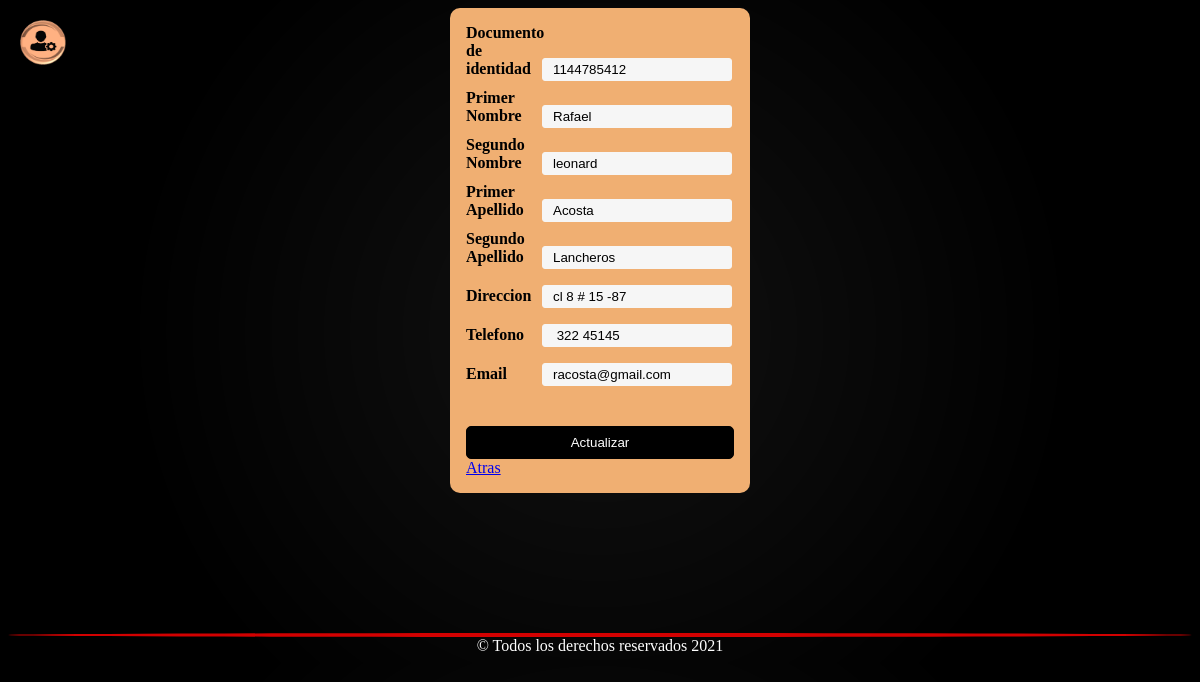
/Editar_Actualizar_Cliente.php?cliente=2, run on the app's committed database.
### tables this page shows
CREATE TABLE `tbcliente` (
  `Cli_ID_Cliente` int(15) NOT NULL,
  `Cli_Cedula` int(14) NOT NULL,
  `Cli_P_Nombre` varchar(30) NOT NULL,
  `Cli_S_Nombre` varchar(30) NOT NULL,
  `Cli_P_Apellido` varchar(30) NOT NULL,
  `Cli_S_Apellido` varchar(30) NOT NULL,
  `Cli_Direccion` varchar(50) NOT NULL,
  `Cli_Telefono` varchar(10) NOT NULL,
  `Cli_Correo` varchar(50) NOT NULL
);

### Editar_Actualizar_Cliente.php (the view, shortened to what this page needs)
<!DOCTYPE html>
<html lang="en">
<head>
    <link rel="stylesheet" href="css/estilos_Crear_usu.css">
</head>
<body>
    <?php
    if (isset($_GET['cliente'])) {
        include "includes/conexion_general.php";
        $id = $_GET['cliente'];
        $sql = "SELECT * FROM tbcliente WHERE Cli_ID_Cliente=$id";
        $result = mysqli_query($conn, $sql);
        if (mysqli_num_rows($result) > 0) {
            $row = mysqli_fetch_assoc($result);
            $cedula = $row["Cli_Cedula"];
            $nombre1 = $row["Cli_P_Nombre"];
            $nombre2 = $row["Cli_S_Nombre"];
            $apellido1 = $row["Cli_P_Apellido"];
            $apellido2 = $row["Cli_S_Apellido"];
            $direccion = $row["Cli_Direccion"];
            $telefono = $row["Cli_Telefono"];
            $correo = $row["Cli_Correo"];
        } else {
            $mensaje = "0 results";
        }
    }
    ?>
    <img class="img" src="Imag/admin naranja.png" all="">
    <form action="#" target="" method="POST" name="formDatosPersonales">
        <label for="Documento de identidad">Documento de identidad</label>
        <input value="<?php
                        echo $cedula;
                        ?>" type="text" name="Cli_Cedula" id="Documento de identidad" placeholder="Documento de identidad" required />
        <label for="Primer Nombre">Primer Nombre </label>
        <input value="<?php
                        echo $nombre1;
                        ?>" type="text" name="Cli_P_Nombre" id="nombre" placeholder="Escribe tu primer nombre" required />
        <label for="Segundo Nombre">Segundo Nombre</label>
        <input value="<?php
                        echo $nombre2;
                        ?>" type="text" name="Cli_S_Nombre" id="nombre" placeholder="Escribe tu segundo nombre" />
        <label for="Primer Apellidoo">Primer Apellido</label>
        <input value="<?php
                        echo $apellido1;
                        ?>" type="text" name="Cli_P_Apellido" id="apellidos" placeholder="1er Apellido" required />
        <label for="Segundo Apellido">Segundo Apellido</label>
        <input value="<?php
                        echo $apellido2;
                        ?>" type="text" name="Cli_S_Apellido" id="apellidos" placeholder="2do Apellido" />
        <label for="Direccion">Direccion</label>
        <input value="<?php
                        echo $direccion;
                        ?>" type="text" name="Cli_Direccion" id="Direccion" placeholder="Direccion" required />
        <label for="Telefono">Telefono</label>
        <input value="<?php
                        echo $telefono;
                        ?>" type="text" name="Cli_Telefono" id="Telefono" placeholder="Telefono" required />
        <label for="email">Email</label>
        <input value="<?php
                        echo $correo;
                        ?>" type="email" name="Cli_Correo" id="email" placeholder="email" required />
        <input type="submit" name="enviar" value="Actualizar" />
        <a href="Modulo_Clientes.php">Atras</a>
    </form>
    <div class="linea border border-dark">-</div>
</body>
<div class="footer" <center>
    <footer>© Todos los derechos reservados 2021</footer>
</div>
</html>

### css/estilos_Crear_usu.css (style rules this page uses)
body { background: rgb(14,14,14); background: radial-gradient(circle, rgba(14,14,14,0.8211659663865546) 0%, rgba(0,0,0,0.927608543417367) 0%, rgba(0,0,0,1) 69%); }
.img { padding: 5px; margin: 5px; border: 2px solid black; float: left; width: 60px; }
.footer { text-decoration: none; color: white; text-align:center; }
* { box-sizing:border-box; }
form { width:300px; padding:16px; border-radius:10px; margin:auto; background-color:rgb(240, 175, 114); }
form label { width:72px; font-weight:bold; display:inline-block; }
form input[type="text"], form input[type="email"] { width:190px; padding:3px 10px; border:1px solid #f6f6f6; border-radius:3px; background-color:#f6f6f6; margin:8px 0; display:inline-block; }
form input[type="submit"] { width:100%; padding:8px 16px; margin-top:32px; border:1px solid #000; border-radius:5px; display:block; color:#fff; background-color:#000; }

### Editar_Actualizar_Cliente.php (style rules this page uses)
.linea { margin-top: 140px; background-color: rgba(255, 0, 0, 0.822); height: 4px; border-radius: 100%; }

### data on the page
tbcliente: Cli_Cedula "1144785412", Cli_P_Nombre "Rafael", Cli_S_Nombre "leonard", Cli_P_Apellido "Acosta", Cli_S_Apellido "Lancheros", Cli_Direccion "cl 8 # 15 -87", Cli_Telefono "322 45145", Cli_Correo "racosta@gmail.com"
